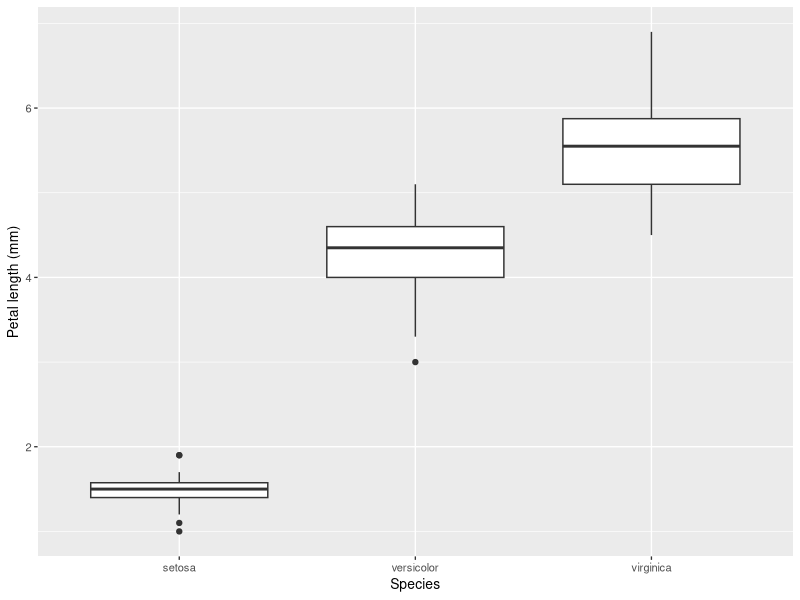
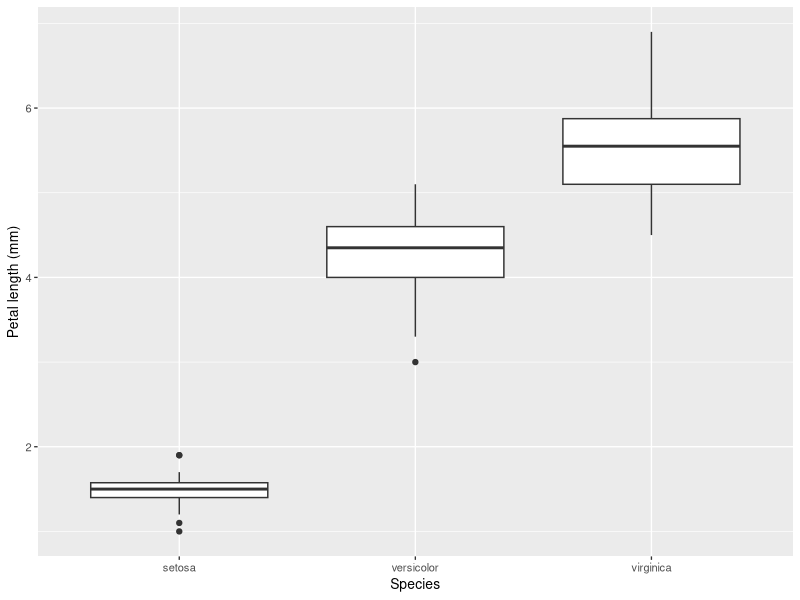

Source code (R) for these figures, in order:
library(tidyverse)
figure01 = ggplot(iris) +
  geom_boxplot(aes(x = Species, y = Petal.Length)) +
  scale_x_discrete("Species") +
  scale_y_continuous("Petal length (mm)") +
  theme_gray(10)
# Resolution is 300
ggsave(filename = "figure01_300.png", plot = figure01,
       width = 80, height = 80, dpi = 1000, units = "mm")
# Resolution is 96
ggsave(filename = "figure01_96.png", plot = figure01,
       width = 80, height = 80, dpi = 96, units = "mm")
